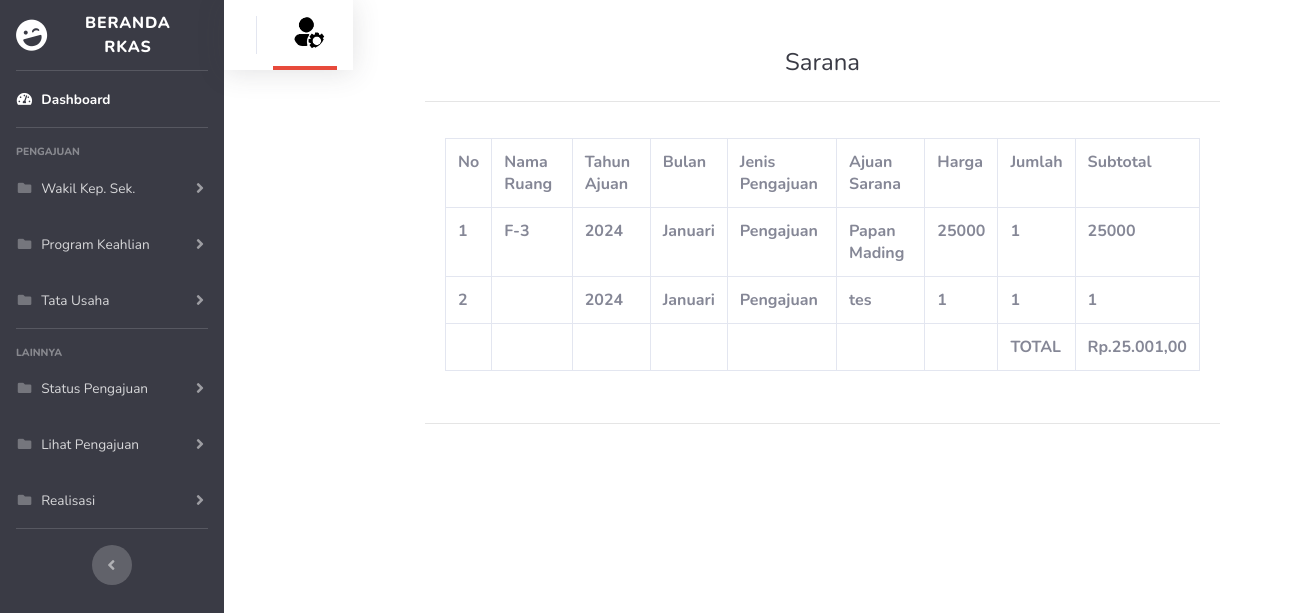
The page /rkas/saranaadmin.php on the database as committed earlier.
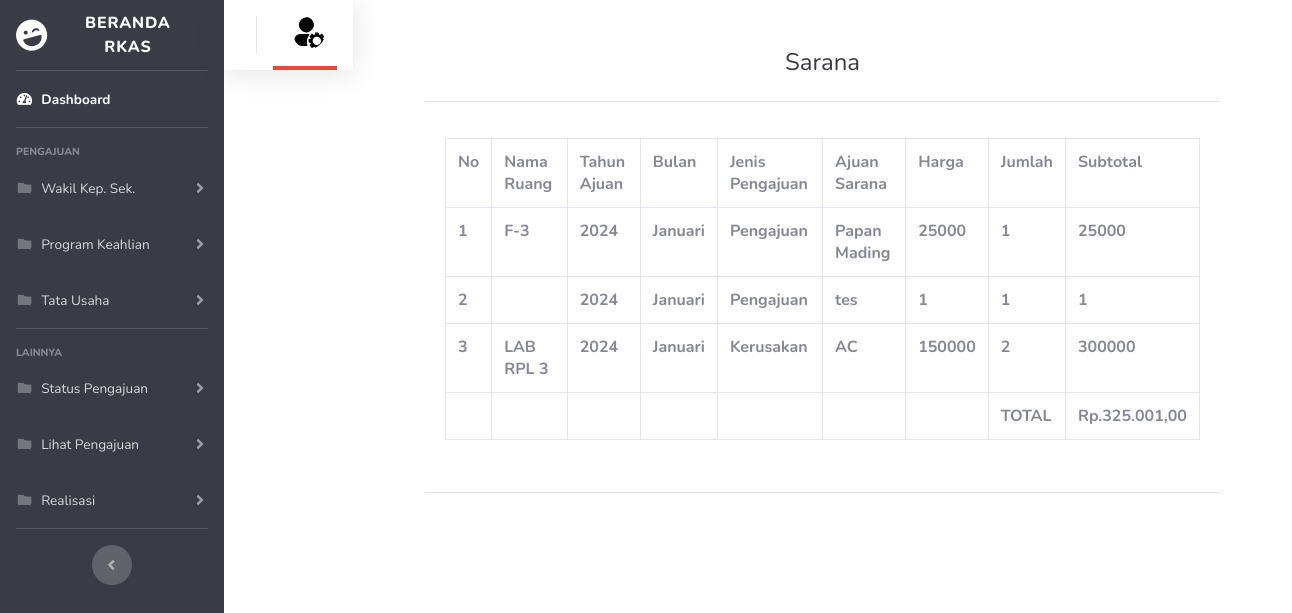
The same page on the database as committed later.
### tables this page shows
CREATE TABLE `tb_sarana` (
  `id_sarana` int(11) NOT NULL,
  `sumber_dana` varchar(50) NOT NULL,
  `tahun_ajuan` int(4) NOT NULL,
  `bulan` varchar(50) NOT NULL,
  `nama_ruang` varchar(100) NOT NULL,
  `jenis_sarana` varchar(100) NOT NULL,
  `ajuan_sarana` varchar(100) NOT NULL,
  `jumlah` int(11) NOT NULL,
  `harga` int(11) NOT NULL,
  `subtotal` int(11) NOT NULL,
  `foto` varchar(50) NOT NULL,
  `keterangan_saran` varchar(50) NOT NULL,
  `status` varchar(50) NOT NULL
);

### rkas/saranaadmin.php (the view, shortened to what the changed rows need)
<?php
include "koneksi.php";
$sql = mysqli_query($conn, "SELECT * FROM tb_sarana");
?>
<head>
    <link href="vendor/fontawesome-free/css/all.min.css" rel="stylesheet" type="text/css">
    <link href="css/sb-admin-2.css" rel="stylesheet">
</head>
<body id="page-top">
        <div id="wrapper">
        <div class="container">
        <div class="p-5">
        <div class="text-center">
                                <h1 class="h4 text-gray-900 mb-4">Sarana</h1>
                            </div>
        <div class="card-body">
            <div class="table-responsive">
                <table class="table table-bordered" id="dataTable" width="100%" cellspacing="0">
                    <tr>
                        <th>No</th>
                        <th>Nama Ruang</th>
                        <th>Tahun Ajuan</th>
                        <th>Bulan</th>
                        <th>Jenis Pengajuan</th>
                        <th>Ajuan Sarana</th>
                        <th>Harga</th>
                        <th>Jumlah</th>
                        <th>Subtotal</th>
                    </tr>
                    <?php
                    $no = 0;
                    foreach ($sql as $row) :
                    ?>
                        <tr>
                            <th><?php $no += 1;
                                echo $no; ?></th>
                            <th><?= $row["nama_ruang"]; ?></th>
                            <th><?= $row["tahun_ajuan"]; ?></th>
                            <th><?= $row["bulan"]; ?></th>
                            <th><?= $row["jenis_sarana"]; ?></th>
                            <th><?= $row["ajuan_sarana"]; ?></th>
                            <th><?= $row["harga"]; ?></th>
                            <th><?= $row["jumlah"]; ?></th>
                            <th><?= $row["subtotal"]; ?></th>
                        </tr>
                    <?php
                    endforeach;
                    $total_query = mysqli_query($conn, "SELECT SUM(subtotal) FROM tb_sarana");
                                $total_result = $total_query->fetch_array(MYSQLI_NUM);
                                $total = $total_result[0];
                                $formatted_total = number_format($total, 2, ',', '.');
                                    ?>
                                    <tr>
                                    <th></th>
                                    <th></th>
                                    <th></th>
                                    <th></th>
                                    <th></th>
                                    <th></th>
                                    <th></th>
                                    <th>TOTAL</th>
                                    <th>Rp.<?= $formatted_total ?></th>
                                    </tr>
                </table>
            </div>
        </div>
                        </div>
</body>
</html>

Rows that differ between the two databases and show on the page:
added tb_sarana: nama_ruang "LAB RPL 3", tahun_ajuan "2024", bulan "Januari", jenis_sarana "Kerusakan", ajuan_sarana "AC", harga "150000", jumlah "2", subtotal "300000"
Other text that changed with them:
$formatted_total: "25.001,00" → "325.001,00"
